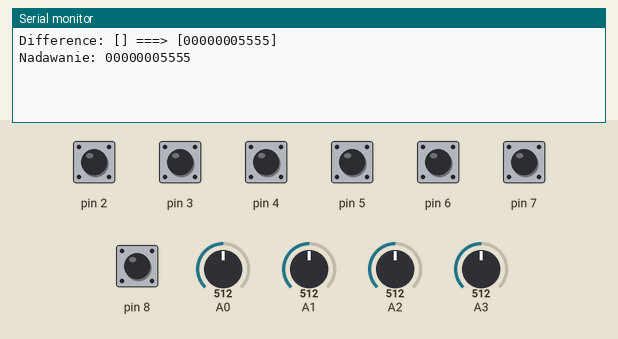
Recording of a sketch running on a simulated Arduino Uno, built with avr-gcc and run on an emulated ATmega328P. On the bench: the last lines printed to the serial monitor. The inputs (shaded band) are chosen by the test bench; at power-on: pin 2–8 HIGH, A0 = 512, A1 = 512, A2 = 512, A3 = 512. No radio packets arrive unless stated.

Above: at 1.2 s.
1.3 s: A0 set to 610
At 1.8 s:
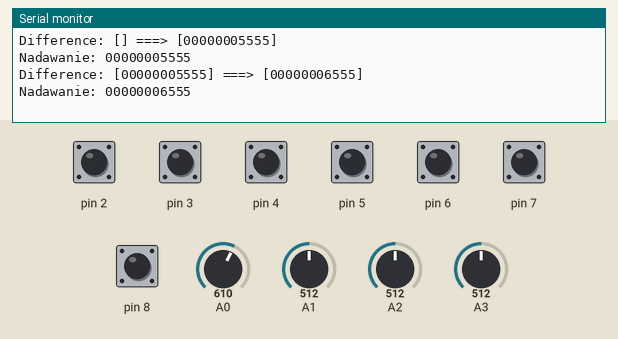
2.8 s: A1 set to 610
At 4.0 s:
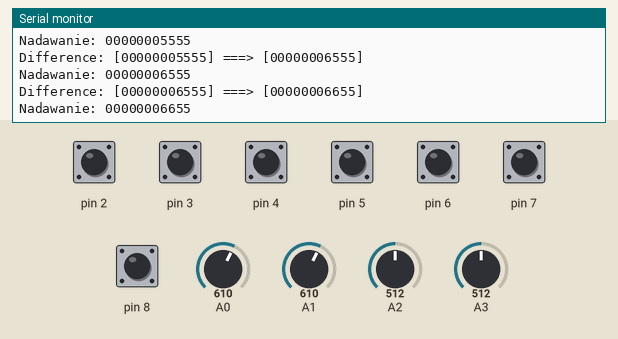
4.3 s: A2 set to 610
At 5.2 s:
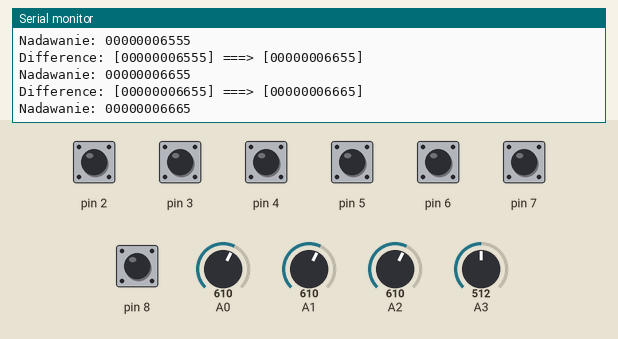
5.8 s: A3 set to 610
At 6.4 s:
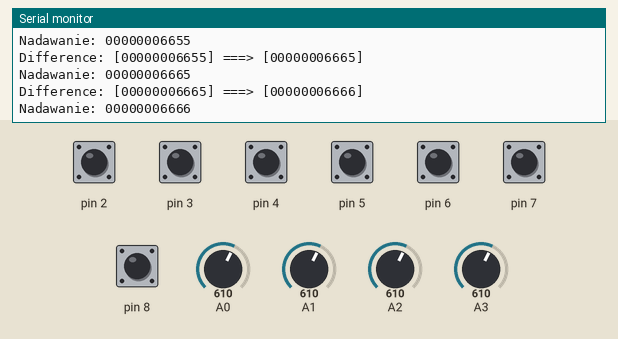
7.3 s: pin 2 pulled LOW for 0.15 s
At 8.3 s:
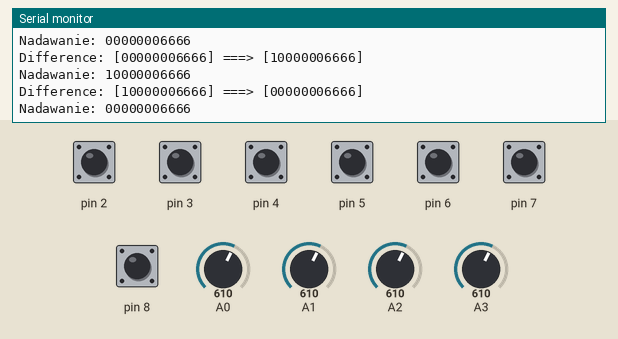
8.9 s: pin 3 pulled LOW for 0.15 s
At 9.5 s:
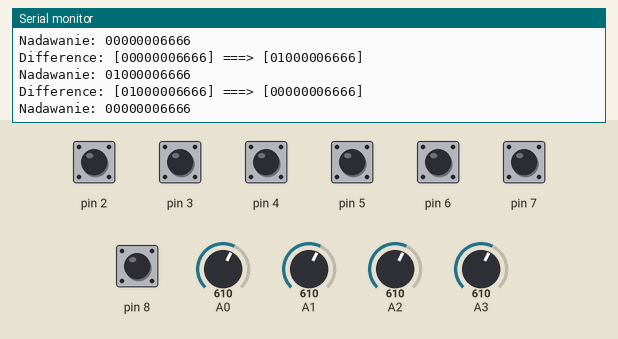
Timing chart, 0 to 11.5 s (numbered marks = the images above; inputs shaded):
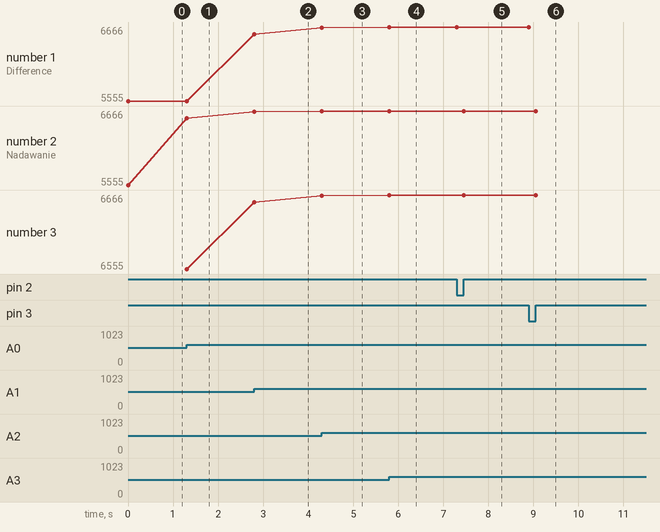

The sketch:

Controller.ino
```cpp
#include <Arduino.h>
#include "HardPilot.h"
#include <RF24.h>

// Controller
HardPilot Controller;

RF24 Transmitter(9, 10);
const byte address[6] = "00001";

void setup() {
  Serial.begin(115200);

  // Initialize controller
  Controller.initialize(true);

  // Initialize transmitter
  Transmitter.begin();
  Transmitter.openWritingPipe(address);
  Transmitter.setPALevel(RF24_PA_LOW);
  Transmitter.stopListening();
}

void loop() {
  if (Controller.reactOnChange()) {
    Transmitter.write(Controller.readings, strlen(Controller.readings));
    Serial.print("Nadawanie: ");
    Serial.print(Controller.readings);
    Serial.println();  // Dodaj nową linię dla czytelności w monitorze szeregowym
    delay(100);        // Post transmission delay
  }
}
```

HardPilot.cpp
```cpp
#include "HardPilot.h"

HardPilot::HardPilot() {
  this->debug = false;
}

void HardPilot::initialize(bool debug = false) {
  this->debug = debug;
  this->readings[0] = '\0';
  this->previousReadings[0] = '\0';
  pinMode(2, INPUT_PULLUP);
  pinMode(3, INPUT_PULLUP);
  pinMode(4, INPUT_PULLUP);
  pinMode(5, INPUT_PULLUP);
  pinMode(6, INPUT_PULLUP);
  pinMode(7, INPUT_PULLUP);
  pinMode(8, INPUT_PULLUP);
  if(this->debug){
    Serial.begin(115200);
  }
}


int HardPilot::digitalizeAnalogInput(int analogInput){
  if(analogInput < 400){
    return 4;
  }else if(analogInput > 600){
    return 6;
  }else{
    return 5;
  }
}


void HardPilot::readInput() {
  char concatenatedData[16];
  concatenatedData[0] = '\0';
  char temp[5];
  itoa(!digitalRead(2), temp, 10);
  strcat(concatenatedData, temp);
  itoa(!digitalRead(3), temp, 10);
  strcat(concatenatedData, temp);
  itoa(!digitalRead(4), temp, 10);
  strcat(concatenatedData, temp);
  itoa(!digitalRead(5), temp, 10);
  strcat(concatenatedData, temp);
  itoa(!digitalRead(6), temp, 10);
  strcat(concatenatedData, temp);
  itoa(!digitalRead(7), temp, 10);
  strcat(concatenatedData, temp);
  itoa(!digitalRead(8), temp, 10);
  strcat(concatenatedData, temp);
  itoa(this->digitalizeAnalogInput(analogRead(A0)), temp, 10);
  strcat(concatenatedData, temp);
  itoa(this->digitalizeAnalogInput(analogRead(A1)), temp, 10);
  strcat(concatenatedData, temp);
  itoa(this->digitalizeAnalogInput(analogRead(A2)), temp, 10);
  strcat(concatenatedData, temp);
  itoa(this->digitalizeAnalogInput(analogRead(A3)), temp, 10);
  strcat(concatenatedData, temp);
  strcpy(this->readings, concatenatedData);
}


bool HardPilot::reactOnChange() {
  strcpy(this->previousReadings, this->readings);
  this->readInput();
  if(strcmp(this->readings, this->previousReadings) != 0){
    if(this->debug){
      Serial.print("Difference: [");
      Serial.print(this->previousReadings);
      Serial.print("] ===> [");
      Serial.print(this->readings);
      Serial.println("]");
    }
    return true;
  }else{
    return false;
  }
}
```

HardPilot.h
```cpp
#ifndef HardPilot_h
#define HardPilot_h
#include <Arduino.h>

class HardPilot {

  public:
    bool debug;
    char readings[16], previousReadings[16];

    HardPilot();
    void initialize(bool enableDebug);
    bool reactOnChange();
    void readInput();

    int digitalizeAnalogInput(int analogInput);

};

#endif
```

Measured:
- after the input at 1.3 s, the serial monitor: prints a new line at once (image 1)
- after the input at 2.8 s, the serial monitor: prints a new line at once (image 2)
- after the input at 4.3 s, the serial monitor: prints a new line at once (image 3)
- after the input at 5.8 s, the serial monitor: prints a new line at once (image 4)
- after the input at 7.3 s, the serial monitor: prints a new line at once (image 5)
- after the input at 8.9 s, the serial monitor: prints a new line at once (image 6)
- plotted number 2: 5555 → 6555 after the input at 1.3 s, 6555 → 6655 after the input at 2.8 s, 6655 → 6665 after the input at 4.3 s, 6665 → 6666 after the input at 5.8 s
- plotted number 3: 6555 → 6655 after the input at 2.8 s, 6655 → 6665 after the input at 4.3 s, 6665 → 6666 after the input at 5.8 s
